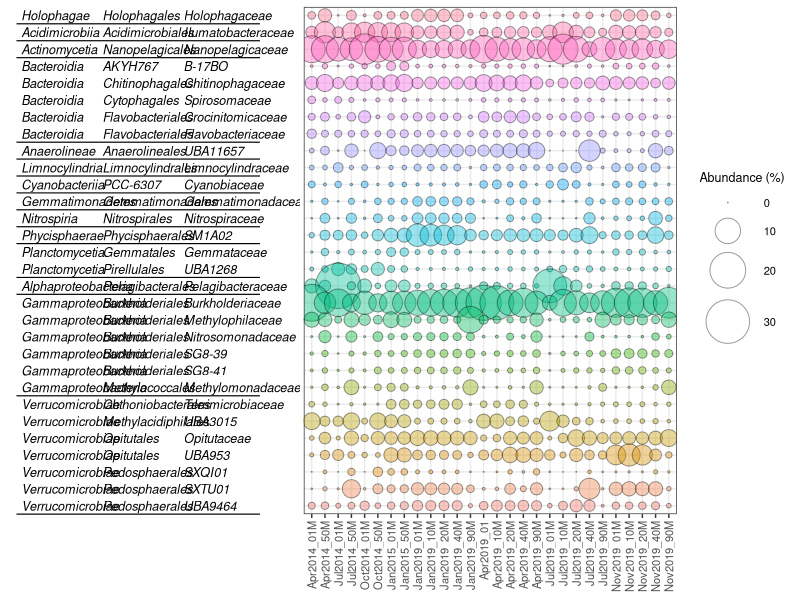
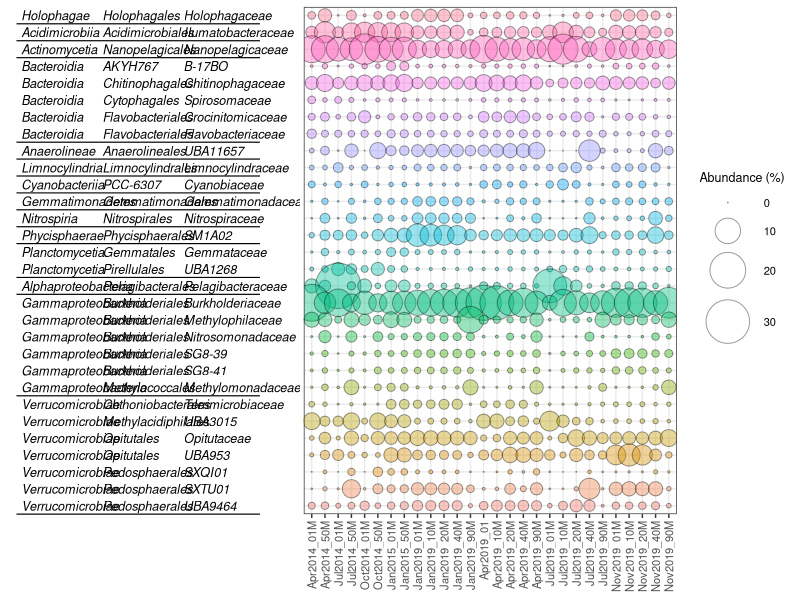

Here is the R script that generated these plots, in order:
# Taxonomic Composition Bubble Plot in R
##   Input: family_top30_selected.tsv
##   Output: taxonomy_bubble.pdf

# Load required packages
library(readr)        # For read_tsv()
library(dplyr)        # For data manipulation
library(tidyr)        # For pivot_longer()
library(ggplot2)      # For visualization
library(patchwork)    # For combining ggplots
library(cowplot)      # For arranging plots

# 1. Load taxonomy abundance table
meta <- read_tsv("family_top30_selected.tsv", col_types = cols())

# 2. Define colums
taxonomy_cols <- c("Phylum", "Class", "Order", "Family")
sample_cols   <- setdiff(names(meta), taxonomy_cols)

# 3. Create taxonomy factor column
meta <- meta %>%
  mutate(Taxonomy = factor(paste(Class, Order, Family, sep = " | "),
                           levels = paste(Class, Order, Family, sep = " | ")))

# 4. Create tax_table for left panel
tax_table <- meta %>%
  select(Class, Order, Family, Taxonomy) %>%
  mutate(row = as.numeric(Taxonomy))

# 5. Convert data to long format for ggplot
meta_long <- meta %>%
  pivot_longer(all_of(sample_cols), names_to = "Sample", values_to = "Abundance") %>%
  mutate(Sample = factor(Sample, levels = sample_cols))

n_row <- nrow(meta)
row_pad <- 0.5  # vertical padding

# 6. Left panel: taxonomy labels
p_left <- ggplot(tax_table) +
  geom_text(aes(x = 0.00, y = row, label = Class),  hjust = 0, size = 3.2, fontface = "italic") +
  geom_text(aes(x = 0.85, y = row, label = Order),  hjust = 0, size = 3.2, fontface = "italic") +
  geom_text(aes(x = 1.70, y = row, label = Family), hjust = 0, size = 3.2, fontface = "italic") +
  geom_segment(x = 0.80, xend = 0.80, y = 0.5, yend = n_row + .5) +
  geom_segment(x = 1.65, xend = 1.65, y = 0.5, yend = n_row + .5) +
  scale_y_reverse(limits = c(n_row + row_pad, row_pad), expand = c(0, 0)) +
  coord_cartesian(xlim = c(-0.05, 1.95), clip = "off") +
  theme_void() +
  theme(plot.margin = margin(5, 60, 5, 5))

# 7. Class-level break lines
class_break <- tax_table %>%
  mutate(prev_class = lag(Class)) %>%
  filter(!is.na(prev_class) & Class != prev_class) %>%
  mutate(y = row - 0.5)

bottom_break <- tibble(y = n_row + 0.5)
line_breaks <- bind_rows(class_break %>% select(y), bottom_break)

p_left <- p_left +
  geom_segment(data = line_breaks,
               aes(x = -0.05, xend = 2.5, y = y, yend = y),
               linewidth = .4)

# 8. Right panel: abundance bubble plot
p_right <- ggplot(meta_long,
                  aes(x = Sample, y = Taxonomy,
                      size = Abundance, fill = Taxonomy)) +
  geom_point(shape = 21, colour = "black", alpha = .4) +
  scale_size(range = c(0, 15), name = "Abundance (%)") +
  scale_y_discrete(limits = rev(levels(meta$Taxonomy)),
                   expand = expansion(add = c(row_pad, row_pad))) +
  scale_fill_hue(direction = -1) +
  theme_bw() +
  xlab(NULL) + ylab(NULL) +
  theme(axis.text.x = element_text(angle = 90, vjust = .5, hjust = 1, size = 8),
        axis.text.y = element_blank(),
        axis.ticks.y = element_blank(),
        legend.title = element_text(size = 9),
        legend.text  = element_text(size = 8),
        legend.position = "right",
        plot.margin  = margin(5, 5, 5, 0)) +
  guides(fill = "none")

# 9. Combine both panels
final_plot <- plot_grid(p_left, p_right, ncol = 2, rel_widths = c(0.6, 1), align = "h", axis = "tb")
print(final_plot)

# 10. Save as PDF (same size as current plot window)
wh <- dev.size("in")
ggsave("taxonomy_bubble.pdf", plot = final_plot, device = cairo_pdf,
       width = wh[1], height = wh[2], units = "in")
